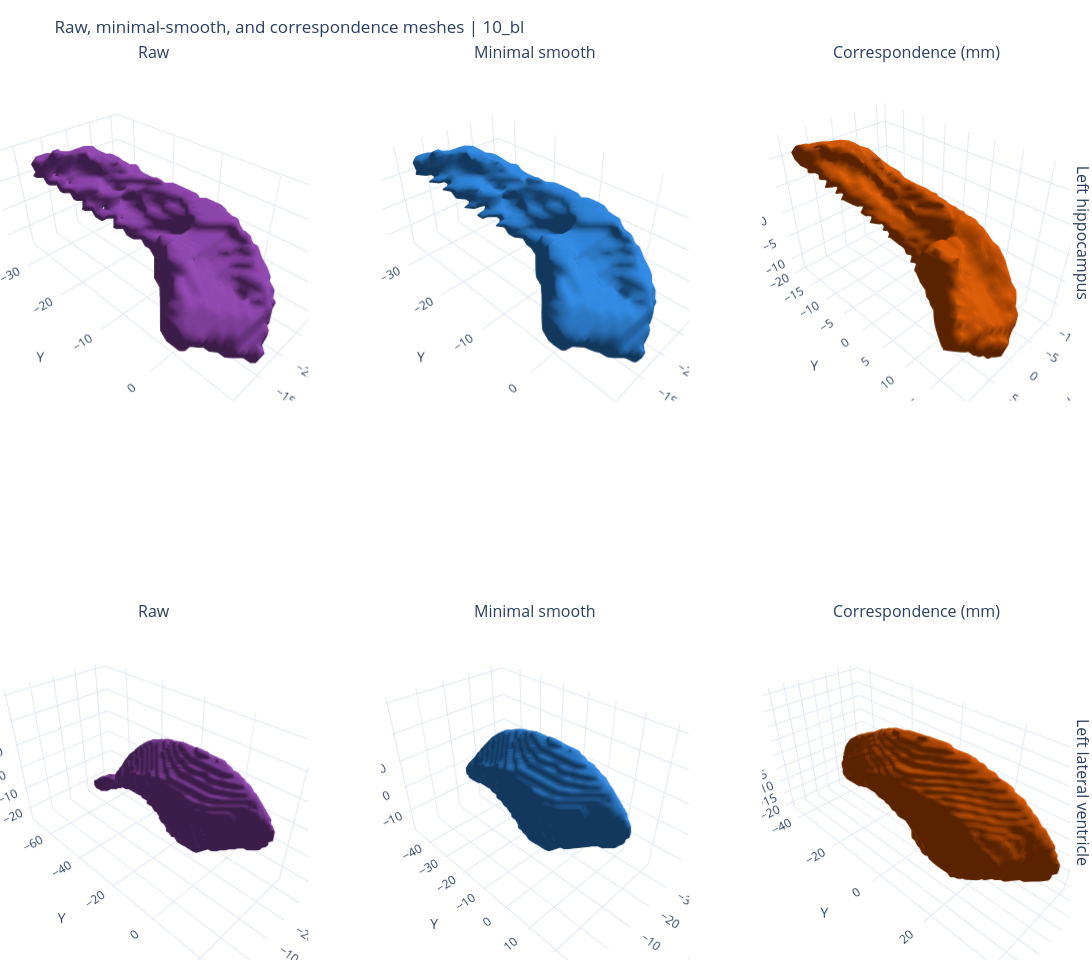
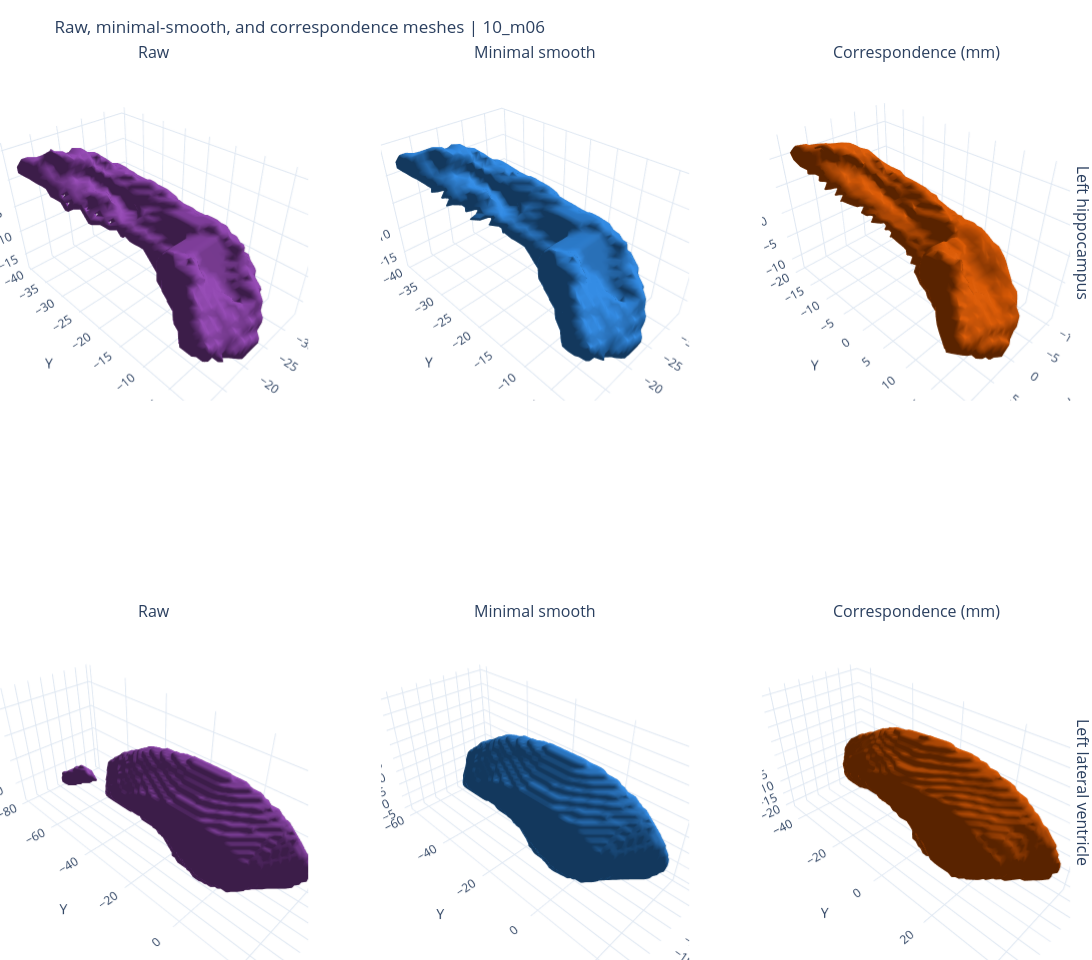
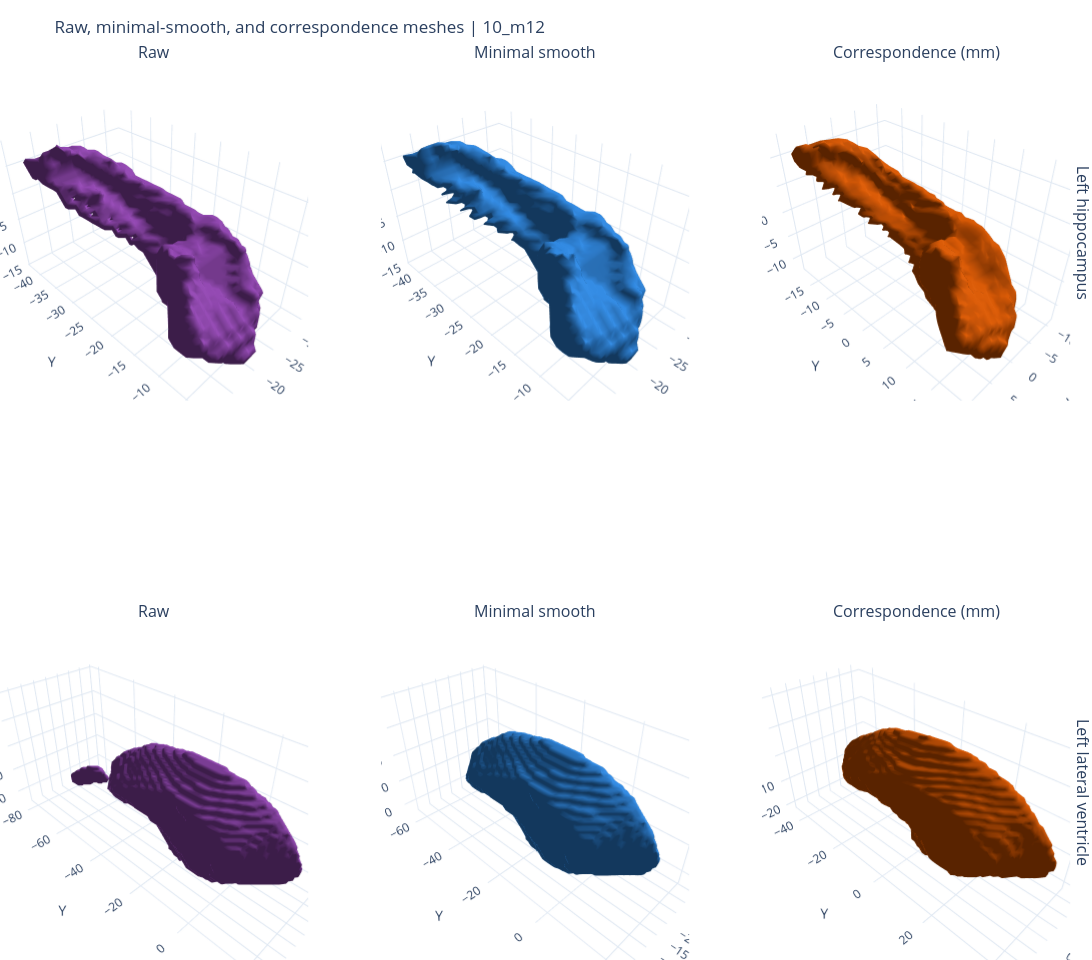

Notebook cell for these charts, in order:
### Code cell
def stats(mesh):
    return {
        "vertices": len(mesh.vertices), "faces": len(mesh.faces),
        "components": len(mesh.split(only_watertight=False)), "watertight": bool(mesh.is_watertight),
        "euler_number": int(mesh.euler_number), "surface_area_mm2": float(mesh.area),
        "mesh_volume_mm3": abs(float(mesh.volume)),
    }

def add_mesh(figure, mesh, name, color, row, column, opacity=1.0, index_colors=False):
    vertices, faces = np.asarray(mesh.vertices), np.asarray(mesh.faces)
    options = dict(
        x=vertices[:, 0], y=vertices[:, 1], z=vertices[:, 2],
        i=faces[:, 0], j=faces[:, 1], k=faces[:, 2], name=name, opacity=opacity,
        flatshading=False, showscale=False,
        lighting=dict(ambient=0.42, diffuse=0.75, specular=0.16, roughness=0.78),
    )
    if index_colors:
        options.update(intensity=np.arange(len(vertices)), colorscale="Turbo")
    else:
        options.update(color=color)
    figure.add_trace(go.Mesh3d(**options), row=row, col=column)

stages = ["raw", "minimal smooth", "correspondence mm"]
colors = {"raw": "#8E44AD", "minimal smooth": "#2E86DE", "correspondence mm": "#D35400"}
for scan_id in SCAN_IDS:
    rows = []
    figure = make_subplots(
        rows=len(STRUCTURES_TO_SHOW), cols=3,
        specs=[[{"type": "scene"}, {"type": "scene"}, {"type": "scene"}] for _ in STRUCTURES_TO_SHOW],
        subplot_titles=[title for _ in STRUCTURES_TO_SHOW for title in ("Raw", "Minimal smooth", "Correspondence (mm)")],
        row_titles=[item["display_name"] for item in structure_specs if item["name"] in STRUCTURES_TO_SHOW],
    )
    for row_index, structure in enumerate(STRUCTURES_TO_SHOW, start=1):
        for column, stage in enumerate(stages, start=1):
            path = mesh_path(structure, scan_id, stage)
            if not path.is_file():
                continue
            mesh = trimesh.load(path, force="mesh", process=False)
            rows.append({"scan_id": scan_id, "structure": structure, "stage": stage, **stats(mesh)})
            add_mesh(figure, mesh, f"{structure} | {stage}", colors[stage], row_index, column)
    display(pd.DataFrame(rows))
    for index in range(1, len(STRUCTURES_TO_SHOW) * 3 + 1):
        scene = "scene" if index == 1 else f"scene{index}"
        figure.update_layout(**{scene: dict(aspectmode="data", xaxis_title="X", yaxis_title="Y", zaxis_title="Z")})
    figure.update_layout(
        title=f"Raw, minimal-smooth, and correspondence meshes | {scan_id}",
        width=1550, height=480 * len(STRUCTURES_TO_SHOW), template="plotly_white",
        margin=dict(l=0, r=0, t=65, b=0),
    )
    figure.show()

### Figure 1 — Plotly figure (JSON) as saved in the notebook; plotly's stock layout.template omitted (floating-point values rounded to 4 significant figures; data arrays with more than 128 entries replaced by an {"elided": "..."} marker saying what was removed)
{"data": [{"color": "#8E44AD", "flatshading": false, "i": {"elided": "5422 int values"}, "j": {"elided": "5422 int values"}, "k": {"elided": "5422 int values"}, "lighting": {"ambient": 0.42, "diffuse": 0.75, "roughness": 0.78, "specular": 0.16}, "name": "left_hippocampus | raw", "opacity": 1, "scene": "scene", "showscale": false, "type": "mesh3d", "x": {"elided": "2703 float values"}, "y": {"elided": "2703 float values"}, "z": {"elided": "2703 float values"}}, {"color": "#2E86DE", "flatshading": false, "i": {"elided": "5392 int values"}, "j": {"elided": "5392 int values"}, "k": {"elided": "5392 int values"}, "lighting": {"ambient": 0.42, "diffuse": 0.75, "roughness": 0.78, "specular": 0.16}, "name": "left_hippocampus | minimal smooth", "opacity": 1, "scene": "scene2", "showscale": false, "type": "mesh3d", "x": {"elided": "2698 float values"}, "y": {"elided": "2698 float values"}, "z": {"elided": "2698 float values"}}, {"color": "#D35400", "flatshading": false, "i": {"elided": "5488 int values"}, "j": {"elided": "5488 int values"}, "k": {"elided": "5488 int values"}, "lighting": {"ambient": 0.42, "diffuse": 0.75, "roughness": 0.78, "specular": 0.16}, "name": "left_hippocampus | correspondence mm", "opacity": 1, "scene": "scene3", "showscale": false, "type": "mesh3d", "x": {"elided": "2746 float values"}, "y": {"elided": "2746 float values"}, "z": {"elided": "2746 float values"}}, {"color": "#8E44AD", "flatshading": false, "i": {"elided": "15876 int values"}, "j": {"elided": "15876 int values"}, "k": {"elided": "15876 int values"}, "lighting": {"ambient": 0.42, "diffuse": 0.75, "roughness": 0.78, "specular": 0.16}, "name": "left_lateral_ventricle | raw", "opacity": 1, "scene": "scene4", "showscale": false, "type": "mesh3d", "x": {"elided": "7942 float values"}, "y": {"elided": "7942 float values"}, "z": {"elided": "7942 float values"}}, {"color": "#2E86DE", "flatshading": false, "i": {"elided": "15120 int values"}, "j": {"elided": "15120 int values"}, "k": {"elided": "15120 int values"}, "lighting": {"ambient": 0.42, "diffuse": 0.75, "roughness": 0.78, "specular": 0.16}, "name": "left_lateral_ventricle | minimal smooth", "opacity": 1, "scene": "scene5", "showscale": false, "type": "mesh3d", "x": {"elided": "7562 float values"}, "y": {"elided": "7562 float values"}, "z": {"elided": "7562 float values"}}, {"color": "#D35400", "flatshading": false, "i": {"elided": "16688 int values"}, "j": {"elided": "16688 int values"}, "k": {"elided": "16688 int values"}, "lighting": {"ambient": 0.42, "diffuse": 0.75, "roughness": 0.78, "specular": 0.16}, "name": "left_lateral_ventricle | correspondence mm", "opacity": 1, "scene": "scene6", "showscale": false, "type": "mesh3d", "x": {"elided": "8346 float values"}, "y": {"elided": "8346 float values"}, "z": {"elided": "8346 float values"}}], "layout": {"annotations": [{"font": {"size": 16}, "showarrow": false, "text": "Raw", "x": 0.1411, "xanchor": "center", "xref": "paper", "y": 1, "yanchor": "bottom", "yref": "paper"}, {"font": {"size": 16}, "showarrow": false, "text": "Minimal smooth", "x": 0.49, "xanchor": "center", "xref": "paper", "y": 1, "yanchor": "bottom", "yref": "paper"}, {"font": {"size": 16}, "showarrow": false, "text": "Correspondence (mm)", "x": 0.8389, "xanchor": "center", "xref": "paper", "y": 1, "yanchor": "bottom", "yref": "paper"}, {"font": {"size": 16}, "showarrow": false, "text": "Raw", "x": 0.1411, "xanchor": "center", "xref": "paper", "y": 0.375, "yanchor": "bottom", "yref": "paper"}, {"font": {"size": 16}, "showarrow": false, "text": "Minimal smooth", "x": 0.49, "xanchor": "center", "xref": "paper", "y": 0.375, "yanchor": "bottom", "yref": "paper"}, {"font": {"size": 16}, "showarrow": false, "text": "Correspondence (mm)", "x": 0.8389, "xanchor": "center", "xref": "paper", "y": 0.375, "yanchor": "bottom", "yref": "paper"}, {"font": {"size": 16}, "showarrow": false, "text": "Left hippocampus", "textangle": 90, "x": 0.98, "xanchor": "left", "xref": "paper", "y": 0.8125, "yanchor": "middle", "yref": "paper"}, {"font": {"size": 16}, "showarrow": false, "text": "Left lateral ventricle", "textangle": 90, "x": 0.98, "xanchor": "left", "xref": "paper", "y": 0.1875, "yanchor": "middle", "yref": "paper"}], "height": 960, "margin": {"b": 0, "l": 0, "r": 0, "t": 65}, "scene": {"aspectmode": "data", "domain": {"x": [0, 0.2822], "y": [0.625, 1]}, "xaxis": {"title": {"text": "X"}}, "yaxis": {"title": {"text": "Y"}}, "zaxis": {"title": {"text": "Z"}}}, "scene2": {"aspectmode": "data", "domain": {"x": [0.3489, 0.6311], "y": [0.625, 1]}, "xaxis": {"title": {"text": "X"}}, "yaxis": {"title": {"text": "Y"}}, "zaxis": {"title": {"text": "Z"}}}, "scene3": {"aspectmode": "data", "domain": {"x": [0.6978, 0.98], "y": [0.625, 1]}, "xaxis": {"title": {"text": "X"}}, "yaxis": {"title": {"text": "Y"}}, "zaxis": {"title": {"text": "Z"}}}, "scene4": {"aspectmode": "data", "domain": {"x": [0, 0.2822], "y": [0, 0.375]}, "xaxis": {"title": {"text": "X"}}, "yaxis": {"title": {"text": "Y"}}, "zaxis": {"title": {"text": "Z"}}}, "scene5": {"aspectmode": "data", "domain": {"x": [0.3489, 0.6311], "y": [0, 0.375]}, "xaxis": {"title": {"text": "X"}}, "yaxis": {"title": {"text": "Y"}}, "zaxis": {"title": {"text": "Z"}}}, "scene6": {"aspectmode": "data", "domain": {"x": [0.6978, 0.98], "y": [0, 0.375]}, "xaxis": {"title": {"text": "X"}}, "yaxis": {"title": {"text": "Y"}}, "zaxis": {"title": {"text": "Z"}}}, "title": {"text": "Raw, minimal-smooth, and correspondence meshes | 10_bl"}, "width": 1550}}

### Figure 2 — Plotly figure (JSON) as saved in the notebook; plotly's stock layout.template omitted (floating-point values rounded to 4 significant figures; data arrays with more than 128 entries replaced by an {"elided": "..."} marker saying what was removed)
{"data": [{"color": "#8E44AD", "flatshading": false, "i": {"elided": "5458 int values"}, "j": {"elided": "5458 int values"}, "k": {"elided": "5458 int values"}, "lighting": {"ambient": 0.42, "diffuse": 0.75, "roughness": 0.78, "specular": 0.16}, "name": "left_hippocampus | raw", "opacity": 1, "scene": "scene", "showscale": false, "type": "mesh3d", "x": {"elided": "2721 float values"}, "y": {"elided": "2721 float values"}, "z": {"elided": "2721 float values"}}, {"color": "#2E86DE", "flatshading": false, "i": {"elided": "5416 int values"}, "j": {"elided": "5416 int values"}, "k": {"elided": "5416 int values"}, "lighting": {"ambient": 0.42, "diffuse": 0.75, "roughness": 0.78, "specular": 0.16}, "name": "left_hippocampus | minimal smooth", "opacity": 1, "scene": "scene2", "showscale": false, "type": "mesh3d", "x": {"elided": "2710 float values"}, "y": {"elided": "2710 float values"}, "z": {"elided": "2710 float values"}}, {"color": "#D35400", "flatshading": false, "i": {"elided": "5488 int values"}, "j": {"elided": "5488 int values"}, "k": {"elided": "5488 int values"}, "lighting": {"ambient": 0.42, "diffuse": 0.75, "roughness": 0.78, "specular": 0.16}, "name": "left_hippocampus | correspondence mm", "opacity": 1, "scene": "scene3", "showscale": false, "type": "mesh3d", "x": {"elided": "2746 float values"}, "y": {"elided": "2746 float values"}, "z": {"elided": "2746 float values"}}, {"color": "#8E44AD", "flatshading": false, "i": {"elided": "16220 int values"}, "j": {"elided": "16220 int values"}, "k": {"elided": "16220 int values"}, "lighting": {"ambient": 0.42, "diffuse": 0.75, "roughness": 0.78, "specular": 0.16}, "name": "left_lateral_ventricle | raw", "opacity": 1, "scene": "scene4", "showscale": false, "type": "mesh3d", "x": {"elided": "8114 float values"}, "y": {"elided": "8114 float values"}, "z": {"elided": "8114 float values"}}, {"color": "#2E86DE", "flatshading": false, "i": {"elided": "15468 int values"}, "j": {"elided": "15468 int values"}, "k": {"elided": "15468 int values"}, "lighting": {"ambient": 0.42, "diffuse": 0.75, "roughness": 0.78, "specular": 0.16}, "name": "left_lateral_ventricle | minimal smooth", "opacity": 1, "scene": "scene5", "showscale": false, "type": "mesh3d", "x": {"elided": "7736 float values"}, "y": {"elided": "7736 float values"}, "z": {"elided": "7736 float values"}}, {"color": "#D35400", "flatshading": false, "i": {"elided": "16688 int values"}, "j": {"elided": "16688 int values"}, "k": {"elided": "16688 int values"}, "lighting": {"ambient": 0.42, "diffuse": 0.75, "roughness": 0.78, "specular": 0.16}, "name": "left_lateral_ventricle | correspondence mm", "opacity": 1, "scene": "scene6", "showscale": false, "type": "mesh3d", "x": {"elided": "8346 float values"}, "y": {"elided": "8346 float values"}, "z": {"elided": "8346 float values"}}], "layout": {"annotations": [{"font": {"size": 16}, "showarrow": false, "text": "Raw", "x": 0.1411, "xanchor": "center", "xref": "paper", "y": 1, "yanchor": "bottom", "yref": "paper"}, {"font": {"size": 16}, "showarrow": false, "text": "Minimal smooth", "x": 0.49, "xanchor": "center", "xref": "paper", "y": 1, "yanchor": "bottom", "yref": "paper"}, {"font": {"size": 16}, "showarrow": false, "text": "Correspondence (mm)", "x": 0.8389, "xanchor": "center", "xref": "paper", "y": 1, "yanchor": "bottom", "yref": "paper"}, {"font": {"size": 16}, "showarrow": false, "text": "Raw", "x": 0.1411, "xanchor": "center", "xref": "paper", "y": 0.375, "yanchor": "bottom", "yref": "paper"}, {"font": {"size": 16}, "showarrow": false, "text": "Minimal smooth", "x": 0.49, "xanchor": "center", "xref": "paper", "y": 0.375, "yanchor": "bottom", "yref": "paper"}, {"font": {"size": 16}, "showarrow": false, "text": "Correspondence (mm)", "x": 0.8389, "xanchor": "center", "xref": "paper", "y": 0.375, "yanchor": "bottom", "yref": "paper"}, {"font": {"size": 16}, "showarrow": false, "text": "Left hippocampus", "textangle": 90, "x": 0.98, "xanchor": "left", "xref": "paper", "y": 0.8125, "yanchor": "middle", "yref": "paper"}, {"font": {"size": 16}, "showarrow": false, "text": "Left lateral ventricle", "textangle": 90, "x": 0.98, "xanchor": "left", "xref": "paper", "y": 0.1875, "yanchor": "middle", "yref": "paper"}], "height": 960, "margin": {"b": 0, "l": 0, "r": 0, "t": 65}, "scene": {"aspectmode": "data", "domain": {"x": [0, 0.2822], "y": [0.625, 1]}, "xaxis": {"title": {"text": "X"}}, "yaxis": {"title": {"text": "Y"}}, "zaxis": {"title": {"text": "Z"}}}, "scene2": {"aspectmode": "data", "domain": {"x": [0.3489, 0.6311], "y": [0.625, 1]}, "xaxis": {"title": {"text": "X"}}, "yaxis": {"title": {"text": "Y"}}, "zaxis": {"title": {"text": "Z"}}}, "scene3": {"aspectmode": "data", "domain": {"x": [0.6978, 0.98], "y": [0.625, 1]}, "xaxis": {"title": {"text": "X"}}, "yaxis": {"title": {"text": "Y"}}, "zaxis": {"title": {"text": "Z"}}}, "scene4": {"aspectmode": "data", "domain": {"x": [0, 0.2822], "y": [0, 0.375]}, "xaxis": {"title": {"text": "X"}}, "yaxis": {"title": {"text": "Y"}}, "zaxis": {"title": {"text": "Z"}}}, "scene5": {"aspectmode": "data", "domain": {"x": [0.3489, 0.6311], "y": [0, 0.375]}, "xaxis": {"title": {"text": "X"}}, "yaxis": {"title": {"text": "Y"}}, "zaxis": {"title": {"text": "Z"}}}, "scene6": {"aspectmode": "data", "domain": {"x": [0.6978, 0.98], "y": [0, 0.375]}, "xaxis": {"title": {"text": "X"}}, "yaxis": {"title": {"text": "Y"}}, "zaxis": {"title": {"text": "Z"}}}, "title": {"text": "Raw, minimal-smooth, and correspondence meshes | 10_m06"}, "width": 1550}}

### Figure 3 — Plotly figure (JSON) as saved in the notebook; plotly's stock layout.template omitted (floating-point values rounded to 4 significant figures; data arrays with more than 128 entries replaced by an {"elided": "..."} marker saying what was removed)
{"data": [{"color": "#8E44AD", "flatshading": false, "i": {"elided": "5464 int values"}, "j": {"elided": "5464 int values"}, "k": {"elided": "5464 int values"}, "lighting": {"ambient": 0.42, "diffuse": 0.75, "roughness": 0.78, "specular": 0.16}, "name": "left_hippocampus | raw", "opacity": 1, "scene": "scene", "showscale": false, "type": "mesh3d", "x": {"elided": "2722 float values"}, "y": {"elided": "2722 float values"}, "z": {"elided": "2722 float values"}}, {"color": "#2E86DE", "flatshading": false, "i": {"elided": "5416 int values"}, "j": {"elided": "5416 int values"}, "k": {"elided": "5416 int values"}, "lighting": {"ambient": 0.42, "diffuse": 0.75, "roughness": 0.78, "specular": 0.16}, "name": "left_hippocampus | minimal smooth", "opacity": 1, "scene": "scene2", "showscale": false, "type": "mesh3d", "x": {"elided": "2710 float values"}, "y": {"elided": "2710 float values"}, "z": {"elided": "2710 float values"}}, {"color": "#D35400", "flatshading": false, "i": {"elided": "5488 int values"}, "j": {"elided": "5488 int values"}, "k": {"elided": "5488 int values"}, "lighting": {"ambient": 0.42, "diffuse": 0.75, "roughness": 0.78, "specular": 0.16}, "name": "left_hippocampus | correspondence mm", "opacity": 1, "scene": "scene3", "showscale": false, "type": "mesh3d", "x": {"elided": "2746 float values"}, "y": {"elided": "2746 float values"}, "z": {"elided": "2746 float values"}}, {"color": "#8E44AD", "flatshading": false, "i": {"elided": "17056 int values"}, "j": {"elided": "17056 int values"}, "k": {"elided": "17056 int values"}, "lighting": {"ambient": 0.42, "diffuse": 0.75, "roughness": 0.78, "specular": 0.16}, "name": "left_lateral_ventricle | raw", "opacity": 1, "scene": "scene4", "showscale": false, "type": "mesh3d", "x": {"elided": "8532 float values"}, "y": {"elided": "8532 float values"}, "z": {"elided": "8532 float values"}}, {"color": "#2E86DE", "flatshading": false, "i": {"elided": "16132 int values"}, "j": {"elided": "16132 int values"}, "k": {"elided": "16132 int values"}, "lighting": {"ambient": 0.42, "diffuse": 0.75, "roughness": 0.78, "specular": 0.16}, "name": "left_lateral_ventricle | minimal smooth", "opacity": 1, "scene": "scene5", "showscale": false, "type": "mesh3d", "x": {"elided": "8068 float values"}, "y": {"elided": "8068 float values"}, "z": {"elided": "8068 float values"}}, {"color": "#D35400", "flatshading": false, "i": {"elided": "16688 int values"}, "j": {"elided": "16688 int values"}, "k": {"elided": "16688 int values"}, "lighting": {"ambient": 0.42, "diffuse": 0.75, "roughness": 0.78, "specular": 0.16}, "name": "left_lateral_ventricle | correspondence mm", "opacity": 1, "scene": "scene6", "showscale": false, "type": "mesh3d", "x": {"elided": "8346 float values"}, "y": {"elided": "8346 float values"}, "z": {"elided": "8346 float values"}}], "layout": {"annotations": [{"font": {"size": 16}, "showarrow": false, "text": "Raw", "x": 0.1411, "xanchor": "center", "xref": "paper", "y": 1, "yanchor": "bottom", "yref": "paper"}, {"font": {"size": 16}, "showarrow": false, "text": "Minimal smooth", "x": 0.49, "xanchor": "center", "xref": "paper", "y": 1, "yanchor": "bottom", "yref": "paper"}, {"font": {"size": 16}, "showarrow": false, "text": "Correspondence (mm)", "x": 0.8389, "xanchor": "center", "xref": "paper", "y": 1, "yanchor": "bottom", "yref": "paper"}, {"font": {"size": 16}, "showarrow": false, "text": "Raw", "x": 0.1411, "xanchor": "center", "xref": "paper", "y": 0.375, "yanchor": "bottom", "yref": "paper"}, {"font": {"size": 16}, "showarrow": false, "text": "Minimal smooth", "x": 0.49, "xanchor": "center", "xref": "paper", "y": 0.375, "yanchor": "bottom", "yref": "paper"}, {"font": {"size": 16}, "showarrow": false, "text": "Correspondence (mm)", "x": 0.8389, "xanchor": "center", "xref": "paper", "y": 0.375, "yanchor": "bottom", "yref": "paper"}, {"font": {"size": 16}, "showarrow": false, "text": "Left hippocampus", "textangle": 90, "x": 0.98, "xanchor": "left", "xref": "paper", "y": 0.8125, "yanchor": "middle", "yref": "paper"}, {"font": {"size": 16}, "showarrow": false, "text": "Left lateral ventricle", "textangle": 90, "x": 0.98, "xanchor": "left", "xref": "paper", "y": 0.1875, "yanchor": "middle", "yref": "paper"}], "height": 960, "margin": {"b": 0, "l": 0, "r": 0, "t": 65}, "scene": {"aspectmode": "data", "domain": {"x": [0, 0.2822], "y": [0.625, 1]}, "xaxis": {"title": {"text": "X"}}, "yaxis": {"title": {"text": "Y"}}, "zaxis": {"title": {"text": "Z"}}}, "scene2": {"aspectmode": "data", "domain": {"x": [0.3489, 0.6311], "y": [0.625, 1]}, "xaxis": {"title": {"text": "X"}}, "yaxis": {"title": {"text": "Y"}}, "zaxis": {"title": {"text": "Z"}}}, "scene3": {"aspectmode": "data", "domain": {"x": [0.6978, 0.98], "y": [0.625, 1]}, "xaxis": {"title": {"text": "X"}}, "yaxis": {"title": {"text": "Y"}}, "zaxis": {"title": {"text": "Z"}}}, "scene4": {"aspectmode": "data", "domain": {"x": [0, 0.2822], "y": [0, 0.375]}, "xaxis": {"title": {"text": "X"}}, "yaxis": {"title": {"text": "Y"}}, "zaxis": {"title": {"text": "Z"}}}, "scene5": {"aspectmode": "data", "domain": {"x": [0.3489, 0.6311], "y": [0, 0.375]}, "xaxis": {"title": {"text": "X"}}, "yaxis": {"title": {"text": "Y"}}, "zaxis": {"title": {"text": "Z"}}}, "scene6": {"aspectmode": "data", "domain": {"x": [0.6978, 0.98], "y": [0, 0.375]}, "xaxis": {"title": {"text": "X"}}, "yaxis": {"title": {"text": "Y"}}, "zaxis": {"title": {"text": "Z"}}}, "title": {"text": "Raw, minimal-smooth, and correspondence meshes | 10_m12"}, "width": 1550}}
